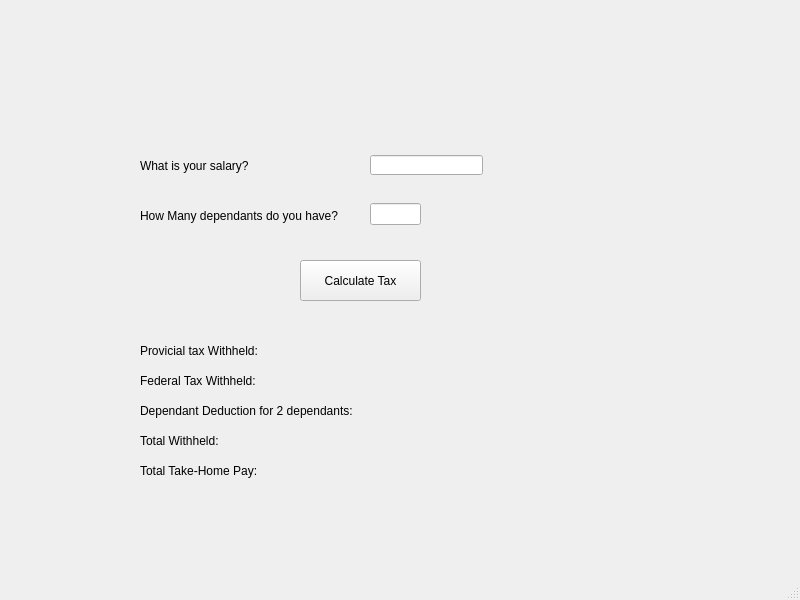
<?xml version="1.0" encoding="UTF-8"?>
<ui version="4.0">
 <class>MainWindow</class>
 <widget class="QMainWindow" name="MainWindow">
  <property name="geometry">
   <rect>
    <x>0</x>
    <y>0</y>
    <width>800</width>
    <height>600</height>
   </rect>
  </property>
  <property name="windowTitle">
   <string>MainWindow</string>
  </property>
  <widget class="QWidget" name="centralwidget">
   <widget class="QLabel" name="label_Salary">
    <property name="geometry">
     <rect>
      <x>140</x>
      <y>150</y>
      <width>151</width>
      <height>31</height>
     </rect>
    </property>
    <property name="text">
     <string>What is your salary?</string>
    </property>
   </widget>
   <widget class="QLabel" name="label_Dependants">
    <property name="geometry">
     <rect>
      <x>140</x>
      <y>200</y>
      <width>231</width>
      <height>31</height>
     </rect>
    </property>
    <property name="text">
     <string>How Many dependants do you have?</string>
    </property>
   </widget>
   <widget class="QPushButton" name="pushButton_Calculate">
    <property name="geometry">
     <rect>
      <x>300</x>
      <y>260</y>
      <width>121</width>
      <height>41</height>
     </rect>
    </property>
    <property name="text">
     <string>Calculate Tax</string>
    </property>
   </widget>
   <widget class="QLineEdit" name="lineEditDependants">
    <property name="geometry">
     <rect>
      <x>370</x>
      <y>203</y>
      <width>51</width>
      <height>22</height>
     </rect>
    </property>
   </widget>
   <widget class="QLineEdit" name="lineEditSalary">
    <property name="geometry">
     <rect>
      <x>370</x>
      <y>155</y>
      <width>113</width>
      <height>20</height>
     </rect>
    </property>
   </widget>
   <widget class="QLabel" name="label_ProvicialTax">
    <property name="geometry">
     <rect>
      <x>140</x>
      <y>340</y>
      <width>151</width>
      <height>21</height>
     </rect>
    </property>
    <property name="text">
     <string>Provicial tax Withheld:</string>
    </property>
   </widget>
   <widget class="QLabel" name="label_FederalTax">
    <property name="geometry">
     <rect>
      <x>140</x>
      <y>370</y>
      <width>151</width>
      <height>21</height>
     </rect>
    </property>
    <property name="text">
     <string>Federal Tax Withheld:</string>
    </property>
   </widget>
   <widget class="QLabel" name="label_2Dependants">
    <property name="geometry">
     <rect>
      <x>140</x>
      <y>400</y>
      <width>241</width>
      <height>21</height>
     </rect>
    </property>
    <property name="text">
     <string>Dependant Deduction for 2 dependants:</string>
    </property>
   </widget>
   <widget class="QLabel" name="label_TotalWithheld">
    <property name="geometry">
     <rect>
      <x>140</x>
      <y>430</y>
      <width>241</width>
      <height>21</height>
     </rect>
    </property>
    <property name="text">
     <string>Total Withheld:</string>
    </property>
   </widget>
   <widget class="QLabel" name="label_TakeHomePay">
    <property name="geometry">
     <rect>
      <x>140</x>
      <y>460</y>
      <width>241</width>
      <height>21</height>
     </rect>
    </property>
    <property name="text">
     <string>Total Take-Home Pay:</string>
    </property>
   </widget>
   <widget class="QLabel" name="label_TakeHomePayDisplay">
    <property name="geometry">
     <rect>
      <x>400</x>
      <y>460</y>
      <width>111</width>
      <height>21</height>
     </rect>
    </property>
    <property name="text">
     <string/>
    </property>
   </widget>
   <widget class="QLabel" name="label_TotalWithheldDisplay">
    <property name="geometry">
     <rect>
      <x>400</x>
      <y>430</y>
      <width>111</width>
      <height>21</height>
     </rect>
    </property>
    <property name="text">
     <string/>
    </property>
   </widget>
   <widget class="QLabel" name="label_FederalTaxDisplay">
    <property name="geometry">
     <rect>
      <x>400</x>
      <y>370</y>
      <width>111</width>
      <height>21</height>
     </rect>
    </property>
    <property name="text">
     <string/>
    </property>
   </widget>
   <widget class="QLabel" name="label_2DependantsDisplay">
    <property name="geometry">
     <rect>
      <x>400</x>
      <y>400</y>
      <width>111</width>
      <height>21</height>
     </rect>
    </property>
    <property name="text">
     <string/>
    </property>
   </widget>
   <widget class="QLabel" name="label_ProvicialTaxDisplay">
    <property name="geometry">
     <rect>
      <x>400</x>
      <y>340</y>
      <width>111</width>
      <height>21</height>
     </rect>
    </property>
    <property name="text">
     <string/>
    </property>
   </widget>
  </widget>
  <widget class="QMenuBar" name="menubar">
   <property name="geometry">
    <rect>
     <x>0</x>
     <y>0</y>
     <width>800</width>
     <height>26</height>
    </rect>
   </property>
  </widget>
  <widget class="QStatusBar" name="statusbar"/>
 </widget>
 <resources/>
 <connections/>
</ui>
